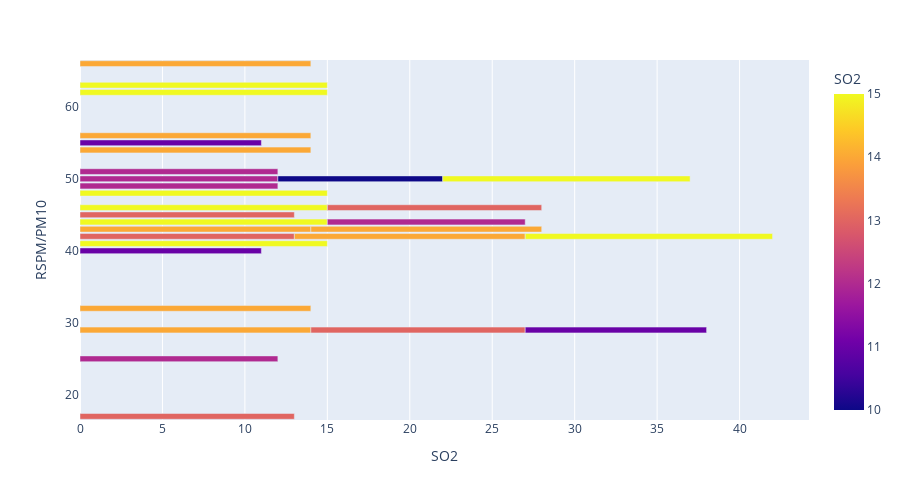

Notebook source saved alongside this figure:
### Code cell
#Time series 
px.bar(new_data.head(30), x = 'SO2', y = 'RSPM/PM10', 
       color = 'SO2',orientation ='h',  height = 500, 
       hover_data = ['SO2', 'RSPM/PM10'])

### Figure 1 — Plotly figure (JSON) as saved in the notebook; plotly's stock layout.template omitted (floating-point values rounded to 4 significant figures)
{"data": [{"alignmentgroup": "True", "hovertemplate": "SO2=%{marker.color}<br>RSPM/PM10=%{y}<extra></extra>", "legendgroup": "", "marker": {"color": [11, 13, 12, 15, 13, 14, 12, 13, 10, 15, 14, 14, 13, 15, 12, 13, 11, 15, 14, 14, 14, 15, 14, 11, 14, 15, 12, 15, 15, 12], "coloraxis": "coloraxis", "pattern": {"shape": ""}}, "name": "", "offsetgroup": "", "orientation": "h", "showlegend": false, "textposition": "auto", "type": "bar", "x": [11, 13, 12, 15, 13, 14, 12, 13, 10, 15, 14, 14, 13, 15, 12, 13, 11, 15, 14, 14, 14, 15, 14, 11, 14, 15, 12, 15, 15, 12], "xaxis": "x", "y": [55, 45, 50, 46, 42, 43, 51, 46, 50, 48, 32, 29, 17, 44, 25, 29, 29, 41, 43, 42, 54, 62, 66, 40, 56, 50, 49, 63, 42, 44], "yaxis": "y"}], "layout": {"barmode": "relative", "coloraxis": {"colorbar": {"title": {"text": "SO2"}}, "colorscale": [[0, "#0d0887"], [0.1111, "#46039f"], [0.2222, "#7201a8"], [0.3333, "#9c179e"], [0.4444, "#bd3786"], [0.5556, "#d8576b"], [0.6667, "#ed7953"], [0.7778, "#fb9f3a"], [0.8889, "#fdca26"], [1, "#f0f921"]]}, "height": 500, "legend": {"tracegroupgap": 0}, "margin": {"t": 60}, "xaxis": {"anchor": "y", "domain": [0, 1], "title": {"text": "SO2"}}, "yaxis": {"anchor": "x", "domain": [0, 1], "title": {"text": "RSPM/PM10"}}}}
